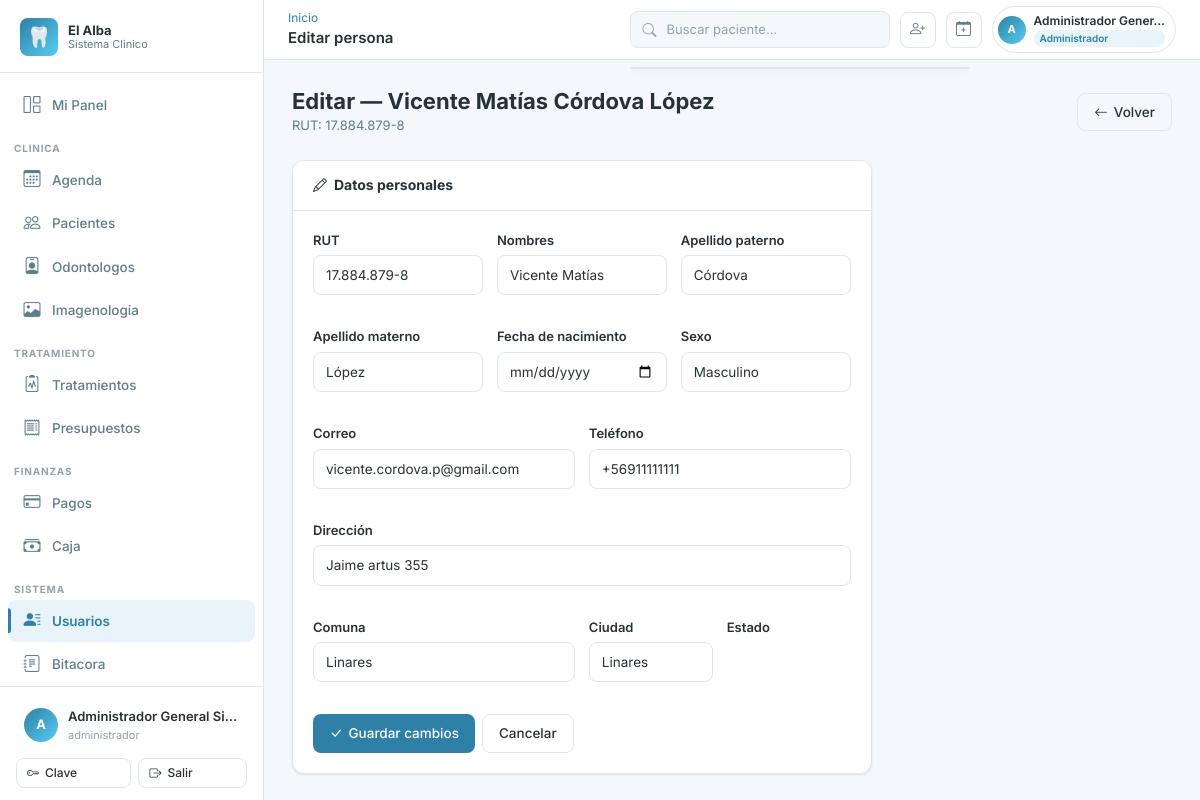
Screenshot of /personas/2/editar/ (signed in) with the database file from the repository.
### apps/accounts/models.py (models this page shows, shortened)
class Usuario(AbstractBaseUser):
    ESTADO_ACTIVO = "activo"
    ESTADO_INACTIVO = "inactivo"
    ESTADO_BLOQUEADO = "bloqueado"
    ESTADO_CHOICES = [
        (ESTADO_ACTIVO, "Activo"),
        (ESTADO_INACTIVO, "Inactivo"),
        (ESTADO_BLOQUEADO, "Bloqueado"),
    ]
    id_usuario = models.AutoField(primary_key=True)
    id_persona = models.OneToOneField(
        "personas.Persona",
        db_column="id_persona",
        on_delete=models.RESTRICT,
        related_name="usuario",
    )
    username = models.CharField(max_length=50, unique=True)
    password_hash = models.CharField(max_length=255)
    estado_acceso = models.CharField(
        max_length=20, choices=ESTADO_CHOICES, default=ESTADO_ACTIVO
    )
    ultimo_acceso = models.DateTimeField(null=True, blank=True)
    fecha_creacion = models.DateTimeField(default=timezone.now)
    fecha_actualizacion = models.DateTimeField(auto_now=True)
    is_staff = models.BooleanField(default=False)
    is_superuser = models.BooleanField(default=False)
    PASSWORD_FIELD = "password_hash"
    USERNAME_FIELD = "username"
    REQUIRED_FIELDS = []
    objects = UsuarioManager()
    class Meta:
        db_table = "usuarios"
        verbose_name = "Usuario"
        verbose_name_plural = "Usuarios"
        permissions = [
            ("disable_usuario", "Puede inhabilitar usuario"),
            ("reactivate_usuario", "Puede reactivar usuario"),
            ("reset_password_usuario", "Puede resetear password de usuario"),
        ]
    def has_perm(self, perm, obj=None):
        if self.is_superuser:
            return True
    def has_perms(self, perm_list, obj=None):
        if not isinstance(perm_list, (list, tuple)):
            perm_list = [perm_list]
        return all(self.has_perm(perm, obj) for perm in perm_list)
    def tiene_rol(self, *roles: str) -> bool:
        if self.is_superuser:
            return True
    @property
    def password(self):
        return self.password_hash
    @password.setter
    def password(self, value):
        self.password_hash = value
    @property
    def nombre_completo(self):
        try:
            return self.id_persona.nombre_completo
        except Exception:
            return self.username

### apps/personas/models.py (models this page shows, shortened)
class Persona(models.Model):
    ESTADO_ACTIVO = "activo"
    ESTADO_INACTIVO = "inactivo"
    ESTADO_CHOICES = [
        (ESTADO_ACTIVO, "Activo"),
        (ESTADO_INACTIVO, "Inactivo"),
    ]
    id_persona = models.AutoField(primary_key=True)
    rut = models.CharField(max_length=12, unique=True)
    nombres = models.CharField(max_length=80)
    apellido_paterno = models.CharField(max_length=50)
    apellido_materno = models.CharField(max_length=50, null=True, blank=True)
    fecha_nacimiento = models.DateField(null=True, blank=True)
    id_sexo = models.ForeignKey(
        Sexo,
        db_column="id_sexo",
        on_delete=models.RESTRICT,
        null=True,
        blank=True,
        related_name="personas",
    )
    correo = models.CharField(max_length=120, unique=True, null=True, blank=True)
    telefono = models.CharField(max_length=20, null=True, blank=True)
    direccion = models.CharField(max_length=150, null=True, blank=True)
    comuna = models.CharField(max_length=80, null=True, blank=True)
    ciudad = models.CharField(max_length=80, null=True, blank=True)
    estado_persona = models.CharField(
        max_length=20, choices=ESTADO_CHOICES, default=ESTADO_ACTIVO
    )
    fecha_creacion = models.DateTimeField(default=timezone.now)
    fecha_actualizacion = models.DateTimeField(auto_now=True)
    class Meta:
        db_table = "personas"
        verbose_name = "Persona"
        verbose_name_plural = "Personas"
        indexes = [
            models.Index(fields=["rut"], name="idx_personas_rut"),
            models.Index(fields=["id_sexo"], name="idx_personas_id_sexo"),
        ]
    @property
    def nombre_completo(self) -> str:
        partes = [self.nombres, self.apellido_paterno]
        if self.apellido_materno:
            partes.append(self.apellido_materno)
        return " ".join(partes)

class Sexo(models.Model):
    id_sexo = models.AutoField(primary_key=True)
    nombre = models.CharField(max_length=20, unique=True)
    class Meta:
        db_table = "sexos"
        verbose_name = "Sexo"
        verbose_name_plural = "Sexos"
    def __str__(self):
        return self.nombre

### apps/personas/views.py (the view, shortened to what this page needs)
# urls.py: path("<int:pk>/editar/", views.PersonaEditarView.as_view(), name="editar"),
class PersonaEditarView(PermisoRequeridoMixin, View):
    permission_required = "personas.change_persona"
    template_name = "personas/editar.html"
    def get(self, request, pk):
        persona = get_object_or_404(Persona, pk=pk)
        return render(request, self.template_name, {
            "form": PersonaBaseForm(instance=persona),
            "persona": persona,
        })

### templates/personas/editar.html (shortened to what this page needs)
{% extends 'base.html' %}
{% load widget_tweaks %}
{% block topbar_title %}Editar persona{% endblock %}
{% block content %}
<div class="page-header">
  <div>
    <h1 class="page-title">Editar — {{ persona.nombre_completo }}</h1>
    <p class="page-subtitle">RUT: {{ persona.rut }}</p>
  </div>
  <a href="{% url 'personas:detalle' persona.id_persona %}" class="btn btn-outline"><i class="bi bi-arrow-left"></i> Volver</a>
</div>
<div class="row">
  <div class="col-lg-8">
    <div class="card">
      <div class="card-header"><h2 class="card-title"><i class="bi bi-pencil me-2"></i>Datos personales</h2></div>
      <div class="card-body">
        <form method="post" novalidate>
          <div class="row g-3">
            <div class="col-md-4">
              <div class="form-group">
                <label class="form-label">RUT</label>
                {% render_field form.rut class="form-control" %}
              </div>
            </div>
            <div class="col-md-4">
              <div class="form-group">
                <label class="form-label">Nombres</label>
                {% render_field form.nombres class="form-control" %}
              </div>
            </div>
            <div class="col-md-4">
              <div class="form-group">
                <label class="form-label">Apellido paterno</label>
                {% render_field form.apellido_paterno class="form-control" %}
              </div>
            </div>
            <div class="col-md-4">
              <div class="form-group">
                <label class="form-label">Apellido materno</label>
                {% render_field form.apellido_materno class="form-control" %}
              </div>
            </div>
            <div class="col-md-4">
              <div class="form-group">
                <label class="form-label">Fecha de nacimiento</label>
                {% render_field form.fecha_nacimiento class="form-control" type="date" %}
              </div>
            </div>
            <div class="col-md-4">
              <div class="form-group">
                <label class="form-label">Sexo</label>
                {% render_field form.id_sexo class="form-select" %}
              </div>
            </div>
            <div class="col-md-6">
              <div class="form-group">
                <label class="form-label">Correo</label>
                {% render_field form.correo class="form-control" %}
              </div>
            </div>
            <div class="col-md-6">
              <div class="form-group">
                <label class="form-label">Teléfono</label>
                {% render_field form.telefono class="form-control" %}
              </div>
            </div>
            <div class="col-12">
              <div class="form-group">
                <label class="form-label">Dirección</label>
                {% render_field form.direccion class="form-control" %}
              </div>
            </div>
            <div class="col-md-6">
              <div class="form-group">
                <label class="form-label">Comuna</label>
                {% render_field form.comuna class="form-control" %}
              </div>
            </div>
            <div class="col-md-3">
              <div class="form-group">
                <label class="form-label">Ciudad</label>
                {% render_field form.ciudad class="form-control" %}
              </div>
            </div>
            <div class="col-md-3">
              <div class="form-group">
                <label class="form-label">Estado</label>
              </div>
            </div>
          </div>
          <div class="d-flex gap-2 mt-3">
            <button type="submit" class="btn btn-primary"><i class="bi bi-check-lg"></i> Guardar cambios</button>
            <a href="{% url 'personas:detalle' persona.id_persona %}" class="btn btn-outline">Cancelar</a>
          </div>
        </form>
      </div>
    </div>
  </div>
</div>
{% endblock %}

### templates/base.html (shortened to what this page needs)
{% load static core_tags %}
<!DOCTYPE html>
<html lang="es">
<head>
  <link rel="stylesheet" href="https://cdn.jsdelivr.net/npm/bootstrap-icons@1.11.3/font/bootstrap-icons.min.css">
  <link href="https://cdn.jsdelivr.net/npm/bootstrap@5.3.3/dist/css/bootstrap.min.css" rel="stylesheet">
  <link rel="stylesheet" href="{% static 'css/main.css' %}">
</head>
<body>
<div class="app-wrapper">
  <aside class="sidebar" id="sidebar" role="navigation" aria-label="Menu principal">
    <div class="sidebar-logo">
      <div class="sidebar-logo-icon" aria-hidden="true">&#x1F9B7;</div>
      <div class="sidebar-logo-text">
        El Alba
        <small>Sistema Clinico</small>
      </div>
    </div>
    <nav class="sidebar-nav">
      <a href="{% url 'dashboard:index' %}" class="sidebar-link" id="nav-dashboard">
        <span class="nav-icon"><i class="bi bi-grid-1x2" aria-hidden="true"></i></span>
        {% if request.user|user_tiene_rol:'odontologo' %}Mi Panel{% elif request.user|user_tiene_rol:'recepcionista,administrativo' %}Recepcion{% else %}Dashboard{% endif %}
      </a>
      {% if request.user|user_tiene_rol:'administrador,director,director_clinico' %}
      <div class="sidebar-section">Clinica</div>
      <a href="{% url 'agenda:calendario' %}" class="sidebar-link" id="nav-agenda"><span class="nav-icon"><i class="bi bi-calendar3" aria-hidden="true"></i></span>Agenda</a>
      <a href="{% url 'pacientes:lista' %}" class="sidebar-link" id="nav-pacientes"><span class="nav-icon"><i class="bi bi-people" aria-hidden="true"></i></span>Pacientes</a>
      <a href="{% url 'odontologos:lista' %}" class="sidebar-link" id="nav-odontologos"><span class="nav-icon"><i class="bi bi-person-badge" aria-hidden="true"></i></span>Odontologos</a>
      <a href="{% url 'imagenologia:lista' %}" class="sidebar-link" id="nav-imagenologia"><span class="nav-icon"><i class="bi bi-image" aria-hidden="true"></i></span>Imagenologia</a>
      <div class="sidebar-section">Tratamiento</div>
      <a href="{% url 'tratamientos:lista' %}" class="sidebar-link" id="nav-tratamientos"><span class="nav-icon"><i class="bi bi-clipboard2-pulse" aria-hidden="true"></i></span>Tratamientos</a>
      <a href="{% url 'presupuestos:lista' %}" class="sidebar-link" id="nav-presupuestos"><span class="nav-icon"><i class="bi bi-receipt" aria-hidden="true"></i></span>Presupuestos</a>
      <div class="sidebar-section">Finanzas</div>
      <a href="{% url 'pagos:lista' %}" class="sidebar-link" id="nav-pagos"><span class="nav-icon"><i class="bi bi-credit-card" aria-hidden="true"></i></span>Pagos</a>
      <a href="{% url 'caja:lista' %}" class="sidebar-link" id="nav-caja"><span class="nav-icon"><i class="bi bi-cash-stack" aria-hidden="true"></i></span>Caja</a>
      <div class="sidebar-section">Sistema</div>
      <a href="{% url 'personas:lista' %}" class="sidebar-link" id="nav-personas"><span class="nav-icon"><i class="bi bi-person-lines-fill" aria-hidden="true"></i></span>Usuarios</a>
      <a href="{% url 'auditoria:lista' %}" class="sidebar-link" id="nav-auditoria"><span class="nav-icon"><i class="bi bi-journal-text" aria-hidden="true"></i></span>Bitacora</a>
      {% else %}
      <a href="{% url 'pacientes:lista' %}" class="sidebar-link"><span class="nav-icon"><i class="bi bi-people" aria-hidden="true"></i></span>Pacientes</a>
      <a href="{% url 'agenda:calendario' %}" class="sidebar-link"><span class="nav-icon"><i class="bi bi-calendar3" aria-hidden="true"></i></span>Agenda</a>
      {% endif %}
    </nav>
    <div class="sidebar-footer">
      <div class="sidebar-user" role="button" tabindex="0" aria-label="Opciones de usuario">
        <div class="sidebar-user-avatar" aria-hidden="true">{{ request.user.username|first|upper }}</div>
        <div class="sidebar-user-info">
          <div class="sidebar-user-name">{{ request.user.nombre_completo }}</div>
          <div class="sidebar-user-role">
            {% for rol in usuario_roles %}{{ rol }}{% if not forloop.last %}, {% endif %}{% endfor %}
          </div>
        </div>
      </div>
      <div class="mt-2 d-flex gap-2">
        <a href="{% url 'accounts:cambiar_password' %}" class="btn btn-outline btn-sm flex-fill">
          <i class="bi bi-key" aria-hidden="true"></i> Clave
        </a>
        <form method="post" action="{% url 'accounts:logout' %}" class="flex-fill">
          <button type="submit" class="btn btn-outline btn-sm w-100">
            <i class="bi bi-box-arrow-right" aria-hidden="true"></i> Salir
          </button>
        </form>
      </div>
    </div>
  </aside>
  <div class="main-content">
    <header class="topbar" role="banner">
      <div class="topbar-left">
        <div>
          <nav aria-label="Ruta actual" class="breadcrumb mb-0 d-none d-md-flex">
            {% block breadcrumb %}<a href="{% url 'dashboard:index' %}">Inicio</a>{% endblock %}
          </nav>
          <span class="topbar-title">{% block topbar_title %}Panel{% endblock %}</span>
        </div>
      </div>
      <div class="topbar-actions">
        <div class="position-relative">
          <div class="search-box" role="search">
            <i class="bi bi-search" style="color:var(--color-texto-muy-suave);flex-shrink:0;" aria-hidden="true"></i>
            <input
              type="search"
              placeholder="Buscar paciente..."
              hx-get="{% url 'pacientes:buscar_htmx' %}"
              hx-trigger="input changed delay:300ms, search"
              hx-target="#resultados-busqueda-global"
              name="q"
              autocomplete="off"
              id="busqueda-global"
              aria-label="Buscador universal"
              aria-autocomplete="list"
              aria-controls="resultados-busqueda-global"
            >
          </div>
          <div id="resultados-busqueda-global" class="search-results-dropdown" role="listbox" aria-label="Resultados de busqueda"></div>
        </div>
        {% if request.user|user_tiene_rol:'administrador,recepcionista,administrativo,director' %}
        <a href="{% url 'pacientes:crear' %}" class="topbar-icon-btn d-none d-lg-flex" title="Nuevo paciente" aria-label="Nuevo paciente">
          <i class="bi bi-person-plus" aria-hidden="true"></i>
        </a>
        <a href="{% url 'agenda:crear_cita' %}" class="topbar-icon-btn d-none d-lg-flex" title="Nueva cita" aria-label="Nueva cita">
          <i class="bi bi-calendar-plus" aria-hidden="true"></i>
        </a>
        {% endif %}
        <div class="topbar-user-chip" id="topbar-user-menu" role="button" tabindex="0" aria-label="Menu de usuario">
          <div class="topbar-user-avatar" aria-hidden="true">{{ request.user.username|first|upper }}</div>
          <div class="d-none d-md-block">
            <div class="topbar-user-name">{{ request.user.nombre_completo|truncatechars:20 }}</div>
            {% for rol in usuario_roles|slice:":1" %}
            <div class="topbar-role-chip">{{ rol }}</div>
            {% endfor %}
          </div>
        </div>
      </div>
    </header>
    <main class="page-content" id="main-content" tabindex="-1">
      {% block content %}{% endblock %}
    </main>
  </div>
</div>
</body>
</html>

### rows the page displays
Usuario: user.username|first "A", user.nombre_completo "Administrador General Si…", user.nombre_completo "Administrador Gener…"
Persona: nombre_completo "Vicente Matías Córdova López", rut "17.884.879-8", nombres "Vicente Matías", apellido_paterno "Córdova", apellido_materno "López", correo "vicente.cordova.p@gmail.com", telefono "+56911111111", direccion "Jaime artus 355", comuna "Linares", ciudad "Linares"
Sexo: id_sexo "Masculino"

### other values shown
{{ rol }} "administrador"
{{ rol }} "Administrador"
